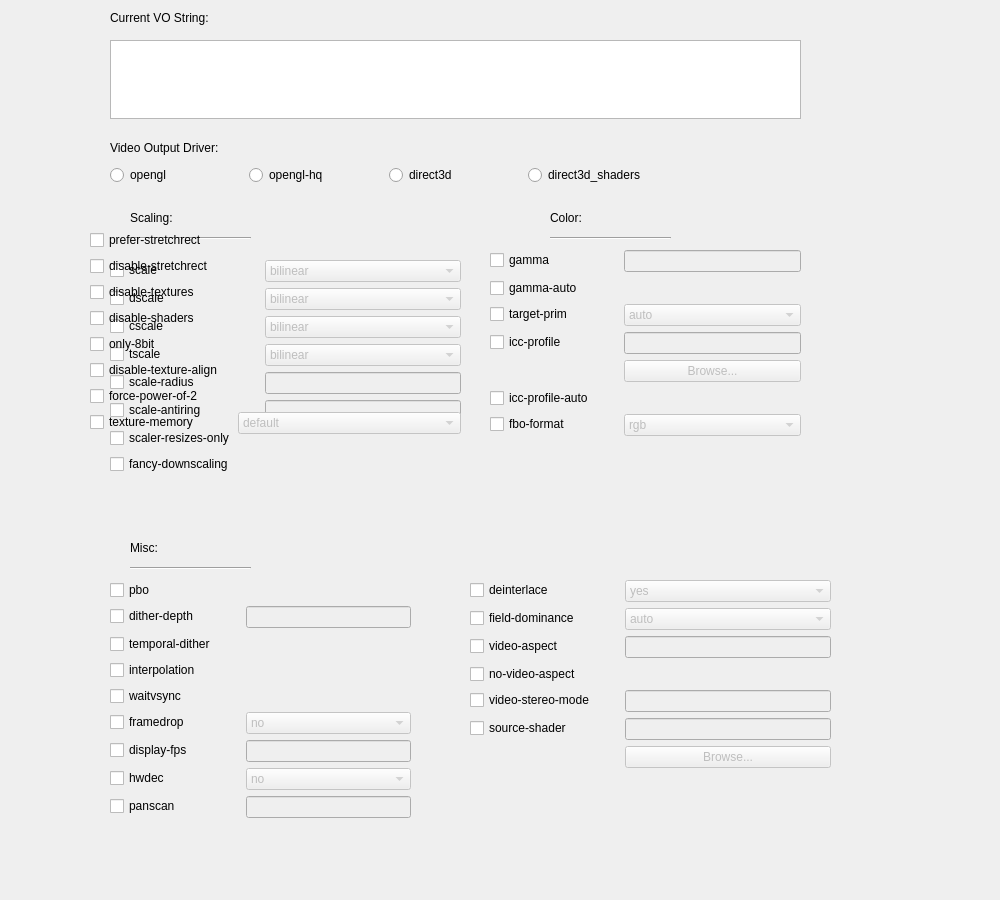
<?xml version="1.0" encoding="UTF-8"?>
<ui version="4.0">
 <class>tabVideo</class>
 <widget class="QWidget" name="tabVideo">
  <property name="windowModality">
   <enum>Qt::WindowModal</enum>
  </property>
  <property name="geometry">
   <rect>
    <x>0</x>
    <y>0</y>
    <width>1000</width>
    <height>900</height>
   </rect>
  </property>
  <property name="windowTitle">
   <string>mpv Configurator - Video</string>
  </property>
  <widget class="QTextEdit" name="textEdit">
   <property name="geometry">
    <rect>
     <x>110</x>
     <y>40</y>
     <width>691</width>
     <height>79</height>
    </rect>
   </property>
   <property name="readOnly">
    <bool>true</bool>
   </property>
  </widget>
  <widget class="QLabel" name="label_current_string">
   <property name="geometry">
    <rect>
     <x>110</x>
     <y>10</y>
     <width>121</width>
     <height>16</height>
    </rect>
   </property>
   <property name="text">
    <string>Current VO String: </string>
   </property>
  </widget>
  <widget class="QLabel" name="label_preset">
   <property name="geometry">
    <rect>
     <x>120</x>
     <y>140</y>
     <width>59</width>
     <height>16</height>
    </rect>
   </property>
   <property name="text">
    <string/>
   </property>
  </widget>
  <widget class="QLabel" name="label_video_output">
   <property name="geometry">
    <rect>
     <x>110</x>
     <y>140</y>
     <width>131</width>
     <height>16</height>
    </rect>
   </property>
   <property name="text">
    <string>Video Output Driver:</string>
   </property>
  </widget>
  <widget class="QWidget" name="video_settings_direct3d" native="true">
   <property name="enabled">
    <bool>true</bool>
   </property>
   <property name="geometry">
    <rect>
     <x>80</x>
     <y>200</y>
     <width>751</width>
     <height>740</height>
    </rect>
   </property>
   <property name="sizeIncrement">
    <size>
     <width>0</width>
     <height>0</height>
    </size>
   </property>
   <widget class="QWidget" name="formLayoutWidget_5">
    <property name="geometry">
     <rect>
      <x>10</x>
      <y>20</y>
      <width>371</width>
      <height>301</height>
     </rect>
    </property>
    <layout class="QFormLayout" name="formLayout_5">
     <property name="labelAlignment">
      <set>Qt::AlignLeading|Qt::AlignLeft|Qt::AlignVCenter</set>
     </property>
     <property name="horizontalSpacing">
      <number>15</number>
     </property>
     <property name="verticalSpacing">
      <number>-1</number>
     </property>
     <property name="topMargin">
      <number>10</number>
     </property>
     <item row="0" column="0">
      <widget class="QCheckBox" name="box_prefer_stretchrect">
       <property name="text">
        <string>prefer-stretchrect</string>
       </property>
      </widget>
     </item>
     <item row="1" column="0">
      <widget class="QCheckBox" name="box_disablestretchrect">
       <property name="text">
        <string>disable-stretchrect</string>
       </property>
      </widget>
     </item>
     <item row="2" column="0">
      <widget class="QCheckBox" name="box_disable_textures">
       <property name="text">
        <string>disable-textures</string>
       </property>
      </widget>
     </item>
     <item row="3" column="0">
      <widget class="QCheckBox" name="box_disable_shaders">
       <property name="text">
        <string>disable-shaders</string>
       </property>
      </widget>
     </item>
     <item row="4" column="0">
      <widget class="QCheckBox" name="box_only_8_bit">
       <property name="text">
        <string>only-8bit</string>
       </property>
      </widget>
     </item>
     <item row="5" column="0">
      <widget class="QCheckBox" name="box_disable_texture_align">
       <property name="text">
        <string>disable-texture-align</string>
       </property>
      </widget>
     </item>
     <item row="6" column="0">
      <widget class="QCheckBox" name="box_force_power_of_2">
       <property name="text">
        <string>force-power-of-2</string>
       </property>
      </widget>
     </item>
     <item row="7" column="0">
      <widget class="QCheckBox" name="box_texture_memory">
       <property name="text">
        <string>texture-memory</string>
       </property>
      </widget>
     </item>
     <item row="7" column="1">
      <widget class="QComboBox" name="texture_memory_combobox">
       <property name="enabled">
        <bool>false</bool>
       </property>
       <property name="editable">
        <bool>false</bool>
       </property>
       <property name="currentText">
        <string>default</string>
       </property>
       <item>
        <property name="text">
         <string>default</string>
        </property>
       </item>
       <item>
        <property name="text">
         <string>default-pool</string>
        </property>
       </item>
       <item>
        <property name="text">
         <string>default-pool-shadow</string>
        </property>
       </item>
       <item>
        <property name="text">
         <string>managed</string>
        </property>
       </item>
       <item>
        <property name="text">
         <string>scratch</string>
        </property>
       </item>
       <item>
        <property name="text">
         <string>swap-discard</string>
        </property>
       </item>
       <item>
        <property name="text">
         <string>exact-backbuffer</string>
        </property>
       </item>
      </widget>
     </item>
    </layout>
   </widget>
  </widget>
  <widget class="QWidget" name="horizontalLayoutWidget">
   <property name="geometry">
    <rect>
     <x>110</x>
     <y>160</y>
     <width>551</width>
     <height>31</height>
    </rect>
   </property>
   <layout class="QHBoxLayout" name="horizontalLayout">
    <item>
     <widget class="QRadioButton" name="radio_preset_opengl">
      <property name="text">
       <string>opengl</string>
      </property>
     </widget>
    </item>
    <item>
     <widget class="QRadioButton" name="radio_preset_openglhq">
      <property name="text">
       <string>opengl-hq</string>
      </property>
     </widget>
    </item>
    <item>
     <widget class="QRadioButton" name="radio_preset_direct3d">
      <property name="text">
       <string>direct3d</string>
      </property>
     </widget>
    </item>
    <item>
     <widget class="QRadioButton" name="radio_preset_direct3d_shaders">
      <property name="text">
       <string>direct3d_shaders</string>
      </property>
     </widget>
    </item>
   </layout>
  </widget>
  <widget class="QWidget" name="video_settings_opengl" native="true">
   <property name="geometry">
    <rect>
     <x>110</x>
     <y>190</y>
     <width>751</width>
     <height>701</height>
    </rect>
   </property>
   <widget class="QLabel" name="label_scaling">
    <property name="geometry">
     <rect>
      <x>20</x>
      <y>20</y>
      <width>59</width>
      <height>16</height>
     </rect>
    </property>
    <property name="text">
     <string>Scaling:</string>
    </property>
   </widget>
   <widget class="Line" name="line">
    <property name="geometry">
     <rect>
      <x>20</x>
      <y>40</y>
      <width>121</width>
      <height>16</height>
     </rect>
    </property>
    <property name="orientation">
     <enum>Qt::Horizontal</enum>
    </property>
   </widget>
   <widget class="QLabel" name="label_gamma">
    <property name="geometry">
     <rect>
      <x>440</x>
      <y>20</y>
      <width>59</width>
      <height>16</height>
     </rect>
    </property>
    <property name="text">
     <string>Color:</string>
    </property>
   </widget>
   <widget class="Line" name="line_2">
    <property name="geometry">
     <rect>
      <x>440</x>
      <y>40</y>
      <width>121</width>
      <height>16</height>
     </rect>
    </property>
    <property name="orientation">
     <enum>Qt::Horizontal</enum>
    </property>
   </widget>
   <widget class="QLabel" name="label_misc">
    <property name="geometry">
     <rect>
      <x>20</x>
      <y>350</y>
      <width>59</width>
      <height>16</height>
     </rect>
    </property>
    <property name="text">
     <string>Misc:</string>
    </property>
   </widget>
   <widget class="Line" name="line_3">
    <property name="geometry">
     <rect>
      <x>20</x>
      <y>370</y>
      <width>121</width>
      <height>16</height>
     </rect>
    </property>
    <property name="orientation">
     <enum>Qt::Horizontal</enum>
    </property>
   </widget>
   <widget class="QWidget" name="formLayoutWidget">
    <property name="geometry">
     <rect>
      <x>0</x>
      <y>50</y>
      <width>351</width>
      <height>271</height>
     </rect>
    </property>
    <layout class="QFormLayout" name="formLayout">
     <property name="labelAlignment">
      <set>Qt::AlignLeading|Qt::AlignLeft|Qt::AlignVCenter</set>
     </property>
     <property name="horizontalSpacing">
      <number>30</number>
     </property>
     <property name="verticalSpacing">
      <number>-1</number>
     </property>
     <property name="topMargin">
      <number>20</number>
     </property>
     <item row="0" column="0">
      <widget class="QCheckBox" name="box_scale">
       <property name="text">
        <string>scale</string>
       </property>
      </widget>
     </item>
     <item row="0" column="1">
      <widget class="QComboBox" name="scaler_combobox">
       <property name="enabled">
        <bool>false</bool>
       </property>
       <property name="currentIndex">
        <number>0</number>
       </property>
       <item>
        <property name="text">
         <string>bilinear</string>
        </property>
       </item>
       <item>
        <property name="text">
         <string>spline36</string>
        </property>
       </item>
       <item>
        <property name="text">
         <string>lanczos</string>
        </property>
       </item>
       <item>
        <property name="text">
         <string>ewa_lanczos</string>
        </property>
       </item>
       <item>
        <property name="text">
         <string>ewa_lanczossharp</string>
        </property>
       </item>
       <item>
        <property name="text">
         <string>mitchell</string>
        </property>
       </item>
       <item>
        <property name="text">
         <string>oversample</string>
        </property>
       </item>
      </widget>
     </item>
     <item row="1" column="0">
      <widget class="QCheckBox" name="box_dscale">
       <property name="text">
        <string>dscale</string>
       </property>
      </widget>
     </item>
     <item row="1" column="1">
      <widget class="QComboBox" name="dscale_combobox">
       <property name="enabled">
        <bool>false</bool>
       </property>
       <property name="currentIndex">
        <number>0</number>
       </property>
       <item>
        <property name="text">
         <string>bilinear</string>
        </property>
       </item>
       <item>
        <property name="text">
         <string>spline36</string>
        </property>
       </item>
       <item>
        <property name="text">
         <string>lanczos</string>
        </property>
       </item>
       <item>
        <property name="text">
         <string>ewa_lanczos</string>
        </property>
       </item>
       <item>
        <property name="text">
         <string>ewa_lanczossharp</string>
        </property>
       </item>
       <item>
        <property name="text">
         <string>mitchell</string>
        </property>
       </item>
       <item>
        <property name="text">
         <string>oversample</string>
        </property>
       </item>
      </widget>
     </item>
     <item row="2" column="0">
      <widget class="QCheckBox" name="box_cscale">
       <property name="text">
        <string>cscale</string>
       </property>
      </widget>
     </item>
     <item row="2" column="1">
      <widget class="QComboBox" name="cscale_combobox">
       <property name="enabled">
        <bool>false</bool>
       </property>
       <property name="currentIndex">
        <number>0</number>
       </property>
       <item>
        <property name="text">
         <string>bilinear</string>
        </property>
       </item>
       <item>
        <property name="text">
         <string>spline36</string>
        </property>
       </item>
       <item>
        <property name="text">
         <string>lanczos</string>
        </property>
       </item>
       <item>
        <property name="text">
         <string>ewa_lanczos</string>
        </property>
       </item>
       <item>
        <property name="text">
         <string>ewa_lanczossharp</string>
        </property>
       </item>
       <item>
        <property name="text">
         <string>mitchell</string>
        </property>
       </item>
       <item>
        <property name="text">
         <string>oversample</string>
        </property>
       </item>
      </widget>
     </item>
     <item row="3" column="0">
      <widget class="QCheckBox" name="box_tscale">
       <property name="text">
        <string>tscale</string>
       </property>
      </widget>
     </item>
     <item row="3" column="1">
      <widget class="QComboBox" name="tscale_combobox">
       <property name="enabled">
        <bool>false</bool>
       </property>
       <property name="currentIndex">
        <number>0</number>
       </property>
       <item>
        <property name="text">
         <string>bilinear</string>
        </property>
       </item>
       <item>
        <property name="text">
         <string>spline36</string>
        </property>
       </item>
       <item>
        <property name="text">
         <string>lanczos</string>
        </property>
       </item>
       <item>
        <property name="text">
         <string>ewa_lanczos</string>
        </property>
       </item>
       <item>
        <property name="text">
         <string>ewa_lanczossharp</string>
        </property>
       </item>
       <item>
        <property name="text">
         <string>mitchell</string>
        </property>
       </item>
       <item>
        <property name="text">
         <string>oversample</string>
        </property>
       </item>
      </widget>
     </item>
     <item row="4" column="0">
      <widget class="QCheckBox" name="box_scale_radius">
       <property name="statusTip">
        <string/>
       </property>
       <property name="text">
        <string>scale-radius</string>
       </property>
      </widget>
     </item>
     <item row="4" column="1">
      <widget class="QLineEdit" name="value_scale_radius">
       <property name="enabled">
        <bool>false</bool>
       </property>
      </widget>
     </item>
     <item row="5" column="0">
      <widget class="QCheckBox" name="box_scale_antiring">
       <property name="statusTip">
        <string/>
       </property>
       <property name="text">
        <string>scale-antiring</string>
       </property>
      </widget>
     </item>
     <item row="5" column="1">
      <widget class="QLineEdit" name="value_scale_antiring">
       <property name="enabled">
        <bool>false</bool>
       </property>
      </widget>
     </item>
     <item row="6" column="0">
      <widget class="QCheckBox" name="box_scale_resizes_only">
       <property name="statusTip">
        <string/>
       </property>
       <property name="text">
        <string>scaler-resizes-only</string>
       </property>
      </widget>
     </item>
     <item row="7" column="0">
      <widget class="QCheckBox" name="box_fancy_downscaling">
       <property name="statusTip">
        <string/>
       </property>
       <property name="text">
        <string>fancy-downscaling</string>
       </property>
      </widget>
     </item>
    </layout>
   </widget>
   <widget class="QWidget" name="formLayoutWidget_2">
    <property name="geometry">
     <rect>
      <x>0</x>
      <y>380</y>
      <width>301</width>
      <height>392</height>
     </rect>
    </property>
    <layout class="QFormLayout" name="formLayout_2">
     <property name="labelAlignment">
      <set>Qt::AlignLeading|Qt::AlignLeft|Qt::AlignVCenter</set>
     </property>
     <property name="horizontalSpacing">
      <number>30</number>
     </property>
     <property name="verticalSpacing">
      <number>-1</number>
     </property>
     <property name="topMargin">
      <number>10</number>
     </property>
     <item row="0" column="0">
      <widget class="QCheckBox" name="box_pbo">
       <property name="statusTip">
        <string/>
       </property>
       <property name="text">
        <string>pbo</string>
       </property>
      </widget>
     </item>
     <item row="1" column="0">
      <widget class="QCheckBox" name="box_dither_depth">
       <property name="statusTip">
        <string/>
       </property>
       <property name="text">
        <string>dither-depth</string>
       </property>
      </widget>
     </item>
     <item row="1" column="1">
      <widget class="QLineEdit" name="value_dither_depth">
       <property name="enabled">
        <bool>false</bool>
       </property>
      </widget>
     </item>
     <item row="2" column="0">
      <widget class="QCheckBox" name="box_temporal_dither">
       <property name="statusTip">
        <string/>
       </property>
       <property name="text">
        <string>temporal-dither</string>
       </property>
      </widget>
     </item>
     <item row="3" column="0">
      <widget class="QCheckBox" name="box_interpolation">
       <property name="statusTip">
        <string/>
       </property>
       <property name="text">
        <string>interpolation</string>
       </property>
      </widget>
     </item>
     <item row="4" column="0">
      <widget class="QCheckBox" name="box_waitvsync">
       <property name="statusTip">
        <string/>
       </property>
       <property name="text">
        <string>waitvsync</string>
       </property>
      </widget>
     </item>
     <item row="5" column="0">
      <widget class="QCheckBox" name="box_framedrop_mode">
       <property name="statusTip">
        <string/>
       </property>
       <property name="text">
        <string>framedrop</string>
       </property>
      </widget>
     </item>
     <item row="5" column="1">
      <widget class="QComboBox" name="framedrop_combobox">
       <property name="enabled">
        <bool>false</bool>
       </property>
       <property name="currentIndex">
        <number>0</number>
       </property>
       <item>
        <property name="text">
         <string>no</string>
        </property>
       </item>
       <item>
        <property name="text">
         <string>vo</string>
        </property>
       </item>
       <item>
        <property name="text">
         <string>decoder</string>
        </property>
       </item>
       <item>
        <property name="text">
         <string>decoder+vo</string>
        </property>
       </item>
      </widget>
     </item>
     <item row="6" column="0">
      <widget class="QCheckBox" name="box_display_fps">
       <property name="statusTip">
        <string/>
       </property>
       <property name="text">
        <string>display-fps</string>
       </property>
      </widget>
     </item>
     <item row="6" column="1">
      <widget class="QLineEdit" name="value_display_fps">
       <property name="enabled">
        <bool>false</bool>
       </property>
      </widget>
     </item>
     <item row="7" column="0">
      <widget class="QCheckBox" name="box_hwdec">
       <property name="statusTip">
        <string/>
       </property>
       <property name="text">
        <string>hwdec</string>
       </property>
      </widget>
     </item>
     <item row="7" column="1">
      <widget class="QComboBox" name="hwdec_combobox">
       <property name="enabled">
        <bool>false</bool>
       </property>
       <property name="currentIndex">
        <number>0</number>
       </property>
       <item>
        <property name="text">
         <string>no</string>
        </property>
       </item>
       <item>
        <property name="text">
         <string>auto</string>
        </property>
       </item>
       <item>
        <property name="text">
         <string>vdpau</string>
        </property>
       </item>
       <item>
        <property name="text">
         <string>vaapi</string>
        </property>
       </item>
       <item>
        <property name="text">
         <string>vaapi-copy</string>
        </property>
       </item>
       <item>
        <property name="text">
         <string>vda</string>
        </property>
       </item>
       <item>
        <property name="text">
         <string>dxva2-copy</string>
        </property>
       </item>
       <item>
        <property name="text">
         <string>rpi</string>
        </property>
       </item>
      </widget>
     </item>
     <item row="8" column="0">
      <widget class="QCheckBox" name="box_panscan">
       <property name="statusTip">
        <string/>
       </property>
       <property name="text">
        <string>panscan</string>
       </property>
      </widget>
     </item>
     <item row="8" column="1">
      <widget class="QLineEdit" name="value_panscan">
       <property name="enabled">
        <bool>false</bool>
       </property>
      </widget>
     </item>
    </layout>
   </widget>
   <widget class="QWidget" name="formLayoutWidget_3">
    <property name="geometry">
     <rect>
      <x>380</x>
      <y>50</y>
      <width>311</width>
      <height>323</height>
     </rect>
    </property>
    <layout class="QFormLayout" name="formLayout_3">
     <property name="labelAlignment">
      <set>Qt::AlignLeading|Qt::AlignLeft|Qt::AlignVCenter</set>
     </property>
     <property name="horizontalSpacing">
      <number>30</number>
     </property>
     <property name="verticalSpacing">
      <number>-1</number>
     </property>
     <property name="topMargin">
      <number>10</number>
     </property>
     <item row="0" column="0">
      <widget class="QCheckBox" name="box_gamma">
       <property name="text">
        <string>gamma</string>
       </property>
      </widget>
     </item>
     <item row="0" column="1">
      <widget class="QLineEdit" name="value_gamma">
       <property name="enabled">
        <bool>false</bool>
       </property>
      </widget>
     </item>
     <item row="1" column="0">
      <widget class="QCheckBox" name="box_gamma_auto">
       <property name="text">
        <string>gamma-auto</string>
       </property>
      </widget>
     </item>
     <item row="2" column="0">
      <widget class="QCheckBox" name="box_target_prim">
       <property name="text">
        <string>target-prim</string>
       </property>
      </widget>
     </item>
     <item row="2" column="1">
      <widget class="QComboBox" name="target_prim_combobox">
       <property name="enabled">
        <bool>false</bool>
       </property>
       <property name="currentIndex">
        <number>0</number>
       </property>
       <item>
        <property name="text">
         <string>auto</string>
        </property>
       </item>
       <item>
        <property name="text">
         <string>bt.470m</string>
        </property>
       </item>
       <item>
        <property name="text">
         <string>bt.601-525</string>
        </property>
       </item>
       <item>
        <property name="text">
         <string>bt.601-625</string>
        </property>
       </item>
       <item>
        <property name="text">
         <string>bt.709</string>
        </property>
       </item>
       <item>
        <property name="text">
         <string>bt.2020</string>
        </property>
       </item>
       <item>
        <property name="text">
         <string>apple</string>
        </property>
       </item>
       <item>
        <property name="text">
         <string>adobe</string>
        </property>
       </item>
       <item>
        <property name="text">
         <string>prophoto</string>
        </property>
       </item>
       <item>
        <property name="text">
         <string>cie1931</string>
        </property>
       </item>
      </widget>
     </item>
     <item row="3" column="0">
      <widget class="QCheckBox" name="box_icc_profile">
       <property name="text">
        <string>icc-profile</string>
       </property>
      </widget>
     </item>
     <item row="3" column="1">
      <widget class="QLineEdit" name="value_icc_profile">
       <property name="enabled">
        <bool>false</bool>
       </property>
      </widget>
     </item>
     <item row="7" column="0">
      <widget class="QCheckBox" name="box_fbo_format">
       <property name="accessibleName">
        <string>fbo-format=&lt;fmt&gt;</string>
       </property>
       <property name="text">
        <string>fbo-format</string>
       </property>
      </widget>
     </item>
     <item row="7" column="1">
      <widget class="QComboBox" name="fbo_format_combobox">
       <property name="enabled">
        <bool>false</bool>
       </property>
       <property name="currentIndex">
        <number>0</number>
       </property>
       <item>
        <property name="text">
         <string>rgb</string>
        </property>
       </item>
       <item>
        <property name="text">
         <string>rgba</string>
        </property>
       </item>
       <item>
        <property name="text">
         <string>rgb8</string>
        </property>
       </item>
       <item>
        <property name="text">
         <string>rgb10</string>
        </property>
       </item>
       <item>
        <property name="text">
         <string>rgb10_a2</string>
        </property>
       </item>
       <item>
        <property name="text">
         <string>rgb16</string>
        </property>
       </item>
       <item>
        <property name="text">
         <string>rgb16f</string>
        </property>
       </item>
       <item>
        <property name="text">
         <string>rgb32f</string>
        </property>
       </item>
       <item>
        <property name="text">
         <string>rgba12</string>
        </property>
       </item>
       <item>
        <property name="text">
         <string>rgba16</string>
        </property>
       </item>
       <item>
        <property name="text">
         <string>rgba16f</string>
        </property>
       </item>
       <item>
        <property name="text">
         <string>rgba32f</string>
        </property>
       </item>
      </widget>
     </item>
     <item row="4" column="1">
      <widget class="QPushButton" name="button_browse_icc_profile">
       <property name="enabled">
        <bool>false</bool>
       </property>
       <property name="text">
        <string>Browse...</string>
       </property>
      </widget>
     </item>
     <item row="6" column="0">
      <widget class="QCheckBox" name="box_icc_profile_auto">
       <property name="text">
        <string>icc-profile-auto</string>
       </property>
      </widget>
     </item>
    </layout>
   </widget>
   <widget class="QWidget" name="formLayoutWidget_4">
    <property name="geometry">
     <rect>
      <x>360</x>
      <y>380</y>
      <width>361</width>
      <height>315</height>
     </rect>
    </property>
    <layout class="QFormLayout" name="formLayout_4">
     <property name="labelAlignment">
      <set>Qt::AlignLeading|Qt::AlignLeft|Qt::AlignVCenter</set>
     </property>
     <property name="horizontalSpacing">
      <number>30</number>
     </property>
     <property name="verticalSpacing">
      <number>-1</number>
     </property>
     <property name="topMargin">
      <number>10</number>
     </property>
     <item row="0" column="0">
      <widget class="QCheckBox" name="box_deinterlace">
       <property name="text">
        <string>deinterlace</string>
       </property>
      </widget>
     </item>
     <item row="0" column="1">
      <widget class="QComboBox" name="deinterlace_combobox">
       <property name="enabled">
        <bool>false</bool>
       </property>
       <property name="currentIndex">
        <number>0</number>
       </property>
       <item>
        <property name="text">
         <string>yes</string>
        </property>
       </item>
       <item>
        <property name="text">
         <string>no</string>
        </property>
       </item>
       <item>
        <property name="text">
         <string>auto</string>
        </property>
       </item>
      </widget>
     </item>
     <item row="1" column="0">
      <widget class="QCheckBox" name="box_fielddominance">
       <property name="text">
        <string>field-dominance</string>
       </property>
      </widget>
     </item>
     <item row="1" column="1">
      <widget class="QComboBox" name="fielddominance_combobox">
       <property name="enabled">
        <bool>false</bool>
       </property>
       <property name="currentIndex">
        <number>0</number>
       </property>
       <item>
        <property name="text">
         <string>auto</string>
        </property>
       </item>
       <item>
        <property name="text">
         <string>top</string>
        </property>
       </item>
       <item>
        <property name="text">
         <string>bottom</string>
        </property>
       </item>
      </widget>
     </item>
     <item row="2" column="0">
      <widget class="QCheckBox" name="box_video_aspect">
       <property name="text">
        <string>video-aspect</string>
       </property>
      </widget>
     </item>
     <item row="2" column="1">
      <widget class="QLineEdit" name="value_video_aspect">
       <property name="enabled">
        <bool>false</bool>
       </property>
      </widget>
     </item>
     <item row="3" column="0">
      <widget class="QCheckBox" name="box_no_video_aspect_2">
       <property name="text">
        <string>no-video-aspect</string>
       </property>
      </widget>
     </item>
     <item row="4" column="0">
      <widget class="QCheckBox" name="box_video_stereo_mode">
       <property name="text">
        <string>video-stereo-mode</string>
       </property>
      </widget>
     </item>
     <item row="4" column="1">
      <widget class="QLineEdit" name="value_video_stereo_mode">
       <property name="enabled">
        <bool>false</bool>
       </property>
      </widget>
     </item>
     <item row="5" column="0">
      <widget class="QCheckBox" name="box_source_shader">
       <property name="text">
        <string>source-shader</string>
       </property>
      </widget>
     </item>
     <item row="5" column="1">
      <widget class="QLineEdit" name="value_source_shader">
       <property name="enabled">
        <bool>false</bool>
       </property>
      </widget>
     </item>
     <item row="6" column="1">
      <widget class="QPushButton" name="button_browse_source_shader">
       <property name="enabled">
        <bool>false</bool>
       </property>
       <property name="text">
        <string>Browse...</string>
       </property>
      </widget>
     </item>
    </layout>
   </widget>
  </widget>
  <zorder>video_settings_opengl</zorder>
  <zorder>textEdit</zorder>
  <zorder>label_current_string</zorder>
  <zorder>label_preset</zorder>
  <zorder>label_video_output</zorder>
  <zorder>video_settings_direct3d</zorder>
  <zorder>horizontalLayoutWidget</zorder>
 </widget>
 <resources/>
 <connections>
  <connection>
   <sender>radio_preset_openglhq</sender>
   <signal>toggled(bool)</signal>
   <receiver>video_settings_opengl</receiver>
   <slot>setVisible(bool)</slot>
   <hints>
    <hint type="sourcelabel">
     <x>200</x>
     <y>199</y>
    </hint>
    <hint type="destinationlabel">
     <x>479</x>
     <y>589</y>
    </hint>
   </hints>
  </connection>
  <connection>
   <sender>radio_preset_direct3d</sender>
   <signal>toggled(bool)</signal>
   <receiver>video_settings_direct3d</receiver>
   <slot>setVisible(bool)</slot>
   <hints>
    <hint type="sourcelabel">
     <x>480</x>
     <y>199</y>
    </hint>
    <hint type="destinationlabel">
     <x>479</x>
     <y>589</y>
    </hint>
   </hints>
  </connection>
  <connection>
   <sender>radio_preset_direct3d_shaders</sender>
   <signal>toggled(bool)</signal>
   <receiver>video_settings_direct3d</receiver>
   <slot>setVisible(bool)</slot>
   <hints>
    <hint type="sourcelabel">
     <x>340</x>
     <y>199</y>
    </hint>
    <hint type="destinationlabel">
     <x>479</x>
     <y>589</y>
    </hint>
   </hints>
  </connection>
  <connection>
   <sender>radio_preset_opengl</sender>
   <signal>toggled(bool)</signal>
   <receiver>video_settings_opengl</receiver>
   <slot>setVisible(bool)</slot>
   <hints>
    <hint type="sourcelabel">
     <x>100</x>
     <y>199</y>
    </hint>
    <hint type="destinationlabel">
     <x>479</x>
     <y>589</y>
    </hint>
   </hints>
  </connection>
  <connection>
   <sender>box_tscale</sender>
   <signal>toggled(bool)</signal>
   <receiver>box_interpolation</receiver>
   <slot>setChecked(bool)</slot>
   <hints>
    <hint type="sourcelabel">
     <x>84</x>
     <y>419</y>
    </hint>
    <hint type="destinationlabel">
     <x>105</x>
     <y>759</y>
    </hint>
   </hints>
  </connection>
  <connection>
   <sender>box_source_shader</sender>
   <signal>toggled(bool)</signal>
   <receiver>button_browse_source_shader</receiver>
   <slot>setEnabled(bool)</slot>
   <hints>
    <hint type="sourcelabel">
     <x>1141</x>
     <y>656</y>
    </hint>
    <hint type="destinationlabel">
     <x>1292</x>
     <y>697</y>
    </hint>
   </hints>
  </connection>
  <connection>
   <sender>box_icc_profile</sender>
   <signal>toggled(bool)</signal>
   <receiver>button_browse_icc_profile</receiver>
   <slot>setEnabled(bool)</slot>
   <hints>
    <hint type="sourcelabel">
     <x>500</x>
     <y>385</y>
    </hint>
    <hint type="destinationlabel">
     <x>640</x>
     <y>426</y>
    </hint>
   </hints>
  </connection>
 </connections>
</ui>
